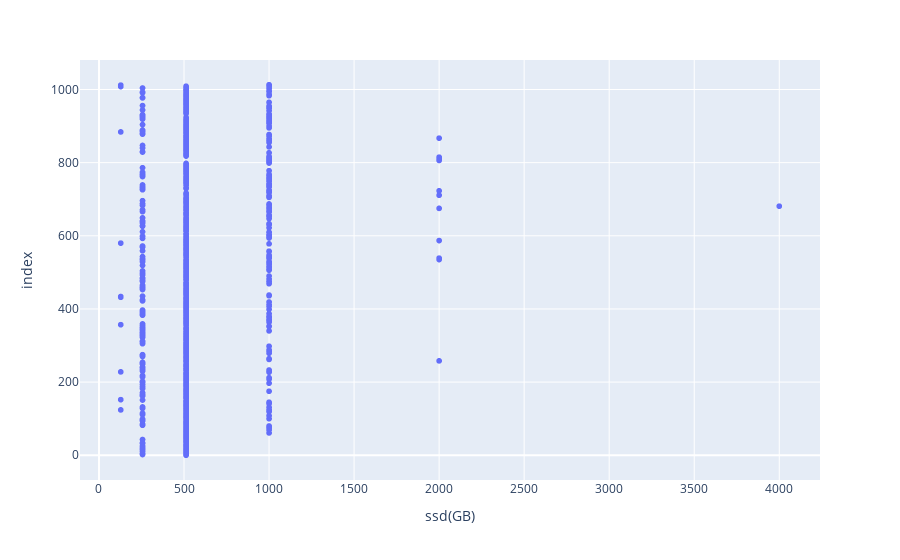

This figure's notebook cell:
### Code cell
px.scatter(df,x = 'ssd(GB)',)

### Figure 1 — Plotly figure (JSON) as saved in the notebook; plotly's stock layout.template omitted (floating-point values rounded to 4 significant figures; data arrays with more than 128 entries replaced by an {"elided": "..."} marker saying what was removed)
{"data": [{"hovertemplate": "ssd(GB)=%{x}<br>index=%{y}<extra></extra>", "legendgroup": "", "marker": {"color": "#636efa", "symbol": "circle"}, "mode": "markers", "name": "", "showlegend": false, "type": "scattergl", "x": {"elided": "1014 float values"}, "xaxis": "x", "y": {"elided": "1014 int values"}, "yaxis": "y"}], "layout": {"legend": {"tracegroupgap": 0}, "margin": {"t": 60}, "xaxis": {"anchor": "y", "domain": [0, 1], "title": {"text": "ssd(GB)"}}, "yaxis": {"anchor": "x", "domain": [0, 1], "title": {"text": "index"}}}}
